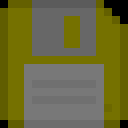
#> input picture files/gifs/disk.gif, 16 x 16 px (shown 8 times larger); its folder holds only this picture in this run
$ python fit_power.py
#> lines starting #> are read from the running program, lines starting #| are printed output that depends on the picture
#!/usr/bin/env python3
"""
Fit the built-in GIFs (files/gifs) to a small power supply.

Pixel art is drawn for screens with a light background; on the LEDs that background is most of the
current (the white one of heart2 is 2/3 of the matrix). For every GIF:
- the frames are composed the way the lamp shows them;
- the background (the area of the corner pixel colour connected to the border) becomes black;
- when the brightest frame is still above BUDGET of the full white matrix, all colours are dimmed
  in proportion;
- the GIF is written again as full frames without transparency, with the same delays.

A GIF that is already dark enough stays as it is. Run: python3 tools/gifs/fit_power.py [file.gif ...]
Needs Pillow.
"""
import os
import sys

from PIL import Image, ImageSequence

ROOT = os.path.dirname(os.path.dirname(os.path.dirname(os.path.abspath(__file__))))
GIFS = os.path.join(ROOT, 'files', 'gifs')
# brightest frame, part of the current of the full white matrix: the firmware caps the brightness
# so that the full white matrix takes the current limit, a GIF takes at most this part of it
BUDGET = 0.35
# a fitted GIF is a little above BUDGET after the rounding: it is not dimmed again on the next run
TOLERANCE = 0.005


def load(frame):
    """Part of the full white current the frame takes"""
    return sum(frame.tobytes()) / (frame.width * frame.height * 3 * 255)


def remove_background(frame):
    """Black instead of the area of the corner pixel colour connected to the border"""
    w, h = frame.size
    px = frame.load()
    bg = px[0, 0]
    if bg == (0, 0, 0):
        return frame
    stack = [(x, y) for x in range(w) for y in (0, h - 1)] + [(x, y) for y in range(h) for x in (0, w - 1)]
    seen = set()
    while stack:
        x, y = stack.pop()
        if (x, y) in seen or not (0 <= x < w and 0 <= y < h) or px[x, y] != bg:
            continue
        seen.add((x, y))
        px[x, y] = (0, 0, 0)
        stack += [(x + 1, y), (x - 1, y), (x, y + 1), (x, y - 1)]
    return frame


def fit(path):
#> called with path = 'files/gifs/disk.gif'
    src = Image.open(path)
#> src is the input picture: PIL image 16x16 P; mean R, G, B 107.1, 105.4, 55.5
    frames, delays = [], []
    for f in ImageSequence.Iterator(src):
        # composed frame on black: the transparent pixels are unlit LEDs on the lamp
        rgba = f.convert('RGBA')
        frame = Image.new('RGB', rgba.size, (0, 0, 0))
        frame.paste(rgba, mask=rgba.getchannel('A'))
        frames.append(frame)
        delays.append(f.info.get('duration', 100))
#> this loop made 12 passes
#> pass 2, in fit, `rgba = f.convert('RGBA')`:
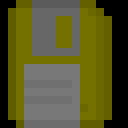
#> rgba: PIL image 16x16 RGBA (shown 8 times larger); mean R, G, B, A 86.9, 85.3, 38.9, 255
#> pass 3, in fit, `rgba = f.convert('RGBA')`:
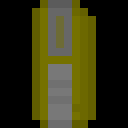
#> rgba: PIL image 16x16 RGBA (shown 8 times larger); mean R, G, B, A 51.5, 50.4, 18.4, 255
#> after the loop:
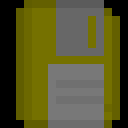
#> frame: PIL image 16x16 RGB (shown 8 times larger); mean R, G, B 86.7, 85.1, 40.6
#> after the loop, delays = [120, 120, 120, 120, 120, 120, 120, 120, 120, 120, 120, 120]; frames = 12 items
    loop = src.info.get('loop', 0)
#> loop = 0

    before = max(load(f) for f in frames)
#> before = 0.35
    if before <= BUDGET + TOLERANCE:
        print(f'{os.path.basename(path):14} {before:4.0%}  kept')
#| disk.gif        35%  kept
        return

    frames = [remove_background(f) for f in frames]
    peak = max(load(f) for f in frames)
    if peak > BUDGET:
        k = BUDGET / peak
        frames = [f.point(lambda v: round(v * k)) for f in frames]
    after = max(load(f) for f in frames)

    # one palette for all the frames, of exactly their colours (no more than the original ones)
    strip = Image.new('RGB', (frames[0].width, frames[0].height * len(frames)))
    for i, f in enumerate(frames):
        strip.paste(f, (0, i * f.height))
    colours = len(strip.getcolors(256))
    palette = strip.quantize(colors=colours, method=Image.Quantize.MAXCOVERAGE, dither=Image.Dither.NONE)
    out = [f.quantize(palette=palette, dither=Image.Dither.NONE) for f in frames]
    out[0].save(path, save_all=True, append_images=out[1:], duration=delays, loop=loop,
                disposal=1, optimize=False)
    print(f'{os.path.basename(path):14} {before:4.0%} -> {after:4.0%}')


def main():
    paths = sys.argv[1:] or sorted(os.path.join(GIFS, g) for g in os.listdir(GIFS) if g.endswith('.gif'))
    for p in paths:
        fit(p)


if __name__ == '__main__':
    main()
